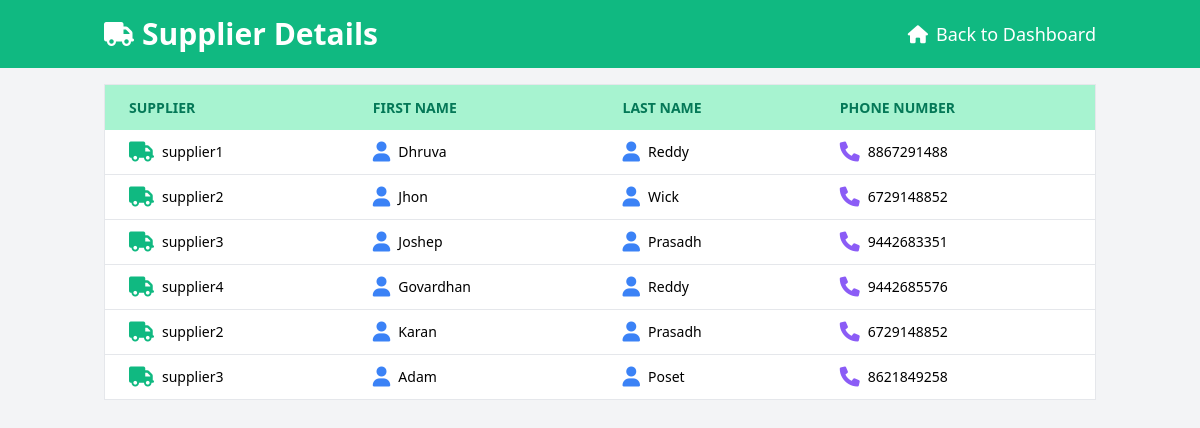
Before: /dashboard/supplier/ with the older database file.
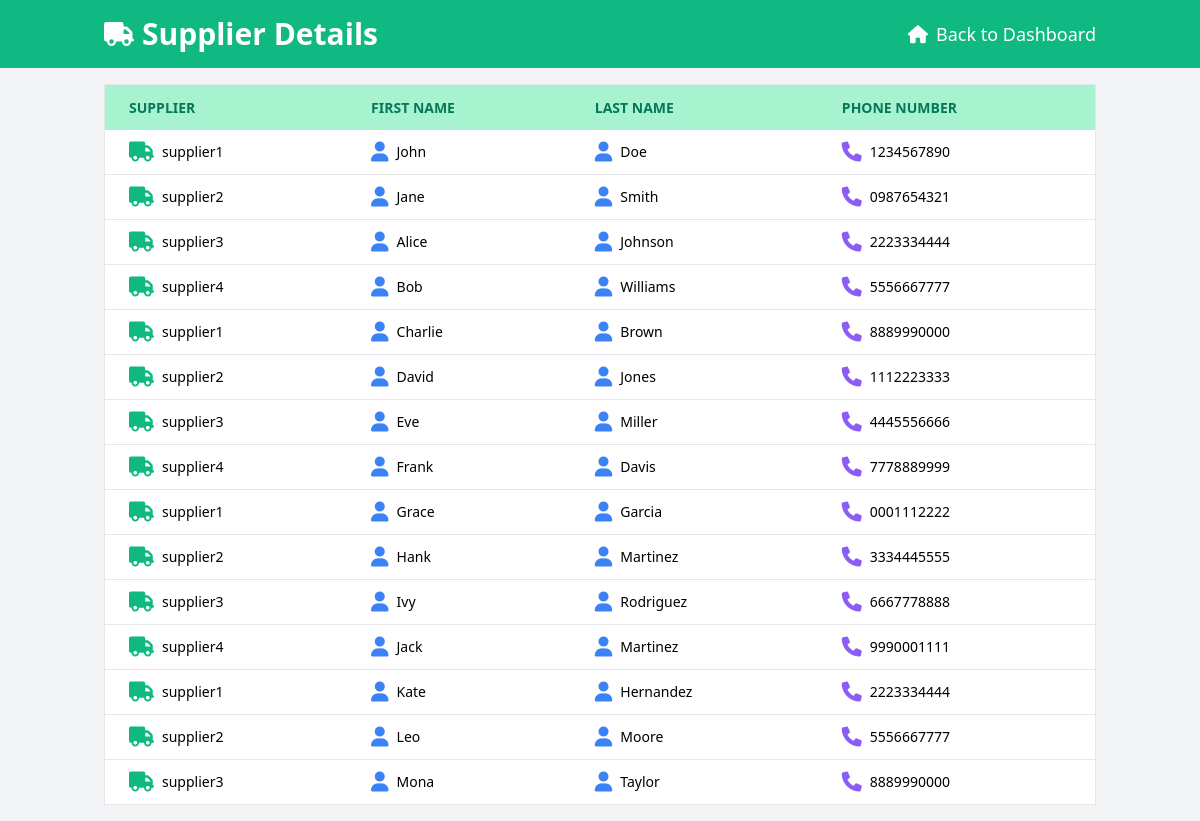
After: the same page with the newer database file.
### dashboard/models.py (models this page shows, shortened)
class SupplierDetails(models.Model):
    SUPPLIER_CHOICES = [
        ('supplier1', 'Supplier 1'),
        ('supplier2', 'Supplier 2'),
        ('supplier3', 'Supplier 3'),
        ('supplier4', 'Supplier 4'),
    ]
    supplier = models.CharField(max_length=50, choices=SUPPLIER_CHOICES)
    first_name = models.CharField(max_length=50)
    last_name = models.CharField(max_length=50)
    phone_number = models.CharField(max_length=15)

### dashboard/views.py (the view)
# urls.py: path('dashboard/supplier/', views.supplier, name='supplier'),
def supplier(request):
    suppliers = SupplierDetails.objects.all()
    return render(request, 'supplier.html', {'suppliers': suppliers})

### templates/supplier.html (shortened to what this page needs)
<!DOCTYPE html>
<html lang="en">
<head>
    <link href="https://cdn.jsdelivr.net/npm/tailwindcss@2.2.19/dist/tailwind.min.css" rel="stylesheet">
    <link href="https://cdnjs.cloudflare.com/ajax/libs/font-awesome/6.0.0-beta3/css/all.min.css" rel="stylesheet">
</head>
<body class="bg-gray-100">
    <header class="bg-green-500 text-white py-4">
        <div class="container mx-auto px-4 flex justify-between items-center">
            <h1 class="text-3xl font-bold flex items-center">
                <i class="fas fa-truck text-2xl mr-2"></i>
                Supplier Details
            </h1>
            <a href="{% url 'dashboard' %}" class="text-lg flex items-center">
                <i class="fas fa-home mr-2"></i> Back to Dashboard
            </a>
        </div>
    </header>
    <div class="container mx-auto p-4">
        <div class="overflow-x-auto">
            <table class="min-w-full bg-white border border-gray-200">
                <thead>
                    <tr class="bg-green-200 text-green-700 uppercase text-sm leading-normal">
                        <th class="py-3 px-6 text-left">Supplier</th>
                        <th class="py-3 px-6 text-left">First Name</th>
                        <th class="py-3 px-6 text-left">Last Name</th>
                        <th class="py-3 px-6 text-left">Phone Number</th>
                    </tr>
                </thead>
                <tbody class="text-sm font-light">
                    {% for supplier in suppliers %}
                    <tr class="border-b border-gray-200 hover:bg-green-100">
                        <td class="py-3 px-6 text-left whitespace-nowrap">
                            <div class="flex items-center">
                                <i class="fas fa-truck text-xl text-green-500 mr-2"></i>
                                <span>{{ supplier.supplier }}</span>
                            </div>
                        </td>
                        <td class="py-3 px-6 text-left">
                            <div class="flex items-center">
                                <i class="fas fa-user text-xl text-blue-500 mr-2"></i>
                                <span>{{ supplier.first_name }}</span>
                            </div>
                        </td>
                        <td class="py-3 px-6 text-left">
                            <div class="flex items-center">
                                <i class="fas fa-user text-xl text-blue-500 mr-2"></i>
                                <span>{{ supplier.last_name }}</span>
                            </div>
                        </td>
                        <td class="py-3 px-6 text-left">
                            <div class="flex items-center">
                                <i class="fas fa-phone text-xl text-purple-500 mr-2"></i>
                                <span>{{ supplier.phone_number }}</span>
                            </div>
                        </td>
                    </tr>
                    {% empty %}
                    <tr>
                        <td class="py-4 px-6 text-center text-gray-600" colspan="4">No suppliers available.</td>
                    </tr>
                    {% endfor %}
                </tbody>
            </table>
        </div>
    </div>
</body>
</html>

Changed rows visible on the page:
removed SupplierDetails: supplier "supplier1", first_name "Dhruva", last_name "Reddy", phone_number "8867291488"
removed SupplierDetails: supplier "supplier2", first_name "Jhon", last_name "Wick", phone_number "6729148852"
removed SupplierDetails: supplier "supplier3", first_name "Joshep", last_name "Prasadh", phone_number "9442683351"
removed SupplierDetails: supplier "supplier4", first_name "Govardhan", last_name "Reddy", phone_number "9442685576"
removed SupplierDetails: supplier "supplier2", first_name "Karan", last_name "Prasadh", phone_number "6729148852"
removed SupplierDetails: supplier "supplier3", first_name "Adam", last_name "Poset", phone_number "8621849258"
added SupplierDetails: supplier "supplier1", first_name "John", last_name "Doe", phone_number "1234567890"
added SupplierDetails: supplier "supplier2", first_name "Jane", last_name "Smith", phone_number "0987654321"
added SupplierDetails: supplier "supplier3", first_name "Alice", last_name "Johnson", phone_number "2223334444"
added SupplierDetails: supplier "supplier4", first_name "Bob", last_name "Williams", phone_number "5556667777"
added SupplierDetails: supplier "supplier1", first_name "Charlie", last_name "Brown", phone_number "8889990000"
added SupplierDetails: supplier "supplier2", first_name "David", last_name "Jones", phone_number "1112223333"
added SupplierDetails: supplier "supplier3", first_name "Eve", last_name "Miller", phone_number "4445556666"
added SupplierDetails: supplier "supplier4", first_name "Frank", last_name "Davis", phone_number "7778889999"
added SupplierDetails: supplier "supplier1", first_name "Grace", last_name "Garcia", phone_number "0001112222"
added SupplierDetails: supplier "supplier2", first_name "Hank", last_name "Martinez", phone_number "3334445555"
added SupplierDetails: supplier "supplier3", first_name "Ivy", last_name "Rodriguez", phone_number "6667778888"
added SupplierDetails: supplier "supplier4", first_name "Jack", last_name "Martinez", phone_number "9990001111"
added SupplierDetails: supplier "supplier1", first_name "Kate", last_name "Hernandez", phone_number "2223334444"
added SupplierDetails: supplier "supplier2", first_name "Leo", last_name "Moore", phone_number "5556667777"
added SupplierDetails: supplier "supplier3", first_name "Mona", last_name "Taylor", phone_number "8889990000"
